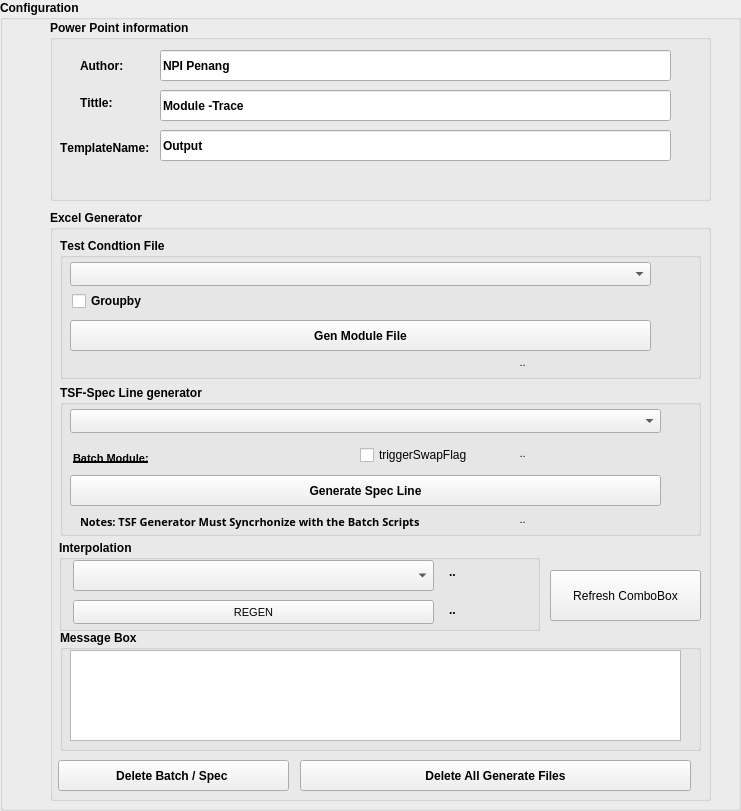
     <widget class="QGroupBox" name="groupBox_6">
      <property name="geometry">
       <rect>
        <x>230</x>
        <y>10</y>
        <width>741</width>
        <height>811</height>
       </rect>
      </property>
      <property name="font">
       <font>
        <bold>true</bold>
        <kerning>true</kerning>
       </font>
      </property>
      <property name="title">
       <string>Configuration</string>
      </property>
      <widget class="QGroupBox" name="groupBox_ExcelGenerator">
       <property name="geometry">
        <rect>
         <x>50</x>
         <y>210</y>
         <width>661</width>
         <height>591</height>
        </rect>
       </property>
       <property name="font">
        <font>
         <bold>true</bold>
         <kerning>true</kerning>
        </font>
       </property>
       <property name="title">
        <string>Excel Generator</string>
       </property>
       <widget class="QGroupBox" name="groupBox">
        <property name="geometry">
         <rect>
          <x>10</x>
          <y>28</y>
          <width>641</width>
          <height>141</height>
         </rect>
        </property>
        <property name="font">
         <font>
          <bold>true</bold>
          <kerning>false</kerning>
         </font>
        </property>
        <property name="title">
         <string>Test Condtion File</string>
        </property>
        <widget class="QComboBox" name="comboBoxTcf">
         <property name="geometry">
          <rect>
           <x>10</x>
           <y>24</y>
           <width>581</width>
           <height>24</height>
          </rect>
         </property>
        </widget>
        <widget class="QPushButton" name="genModuleButton">
         <property name="geometry">
          <rect>
           <x>10</x>
           <y>82</y>
           <width>581</width>
           <height>31</height>
          </rect>
         </property>
         <property name="text">
          <string>Gen Module File</string>
         </property>
        </widget>
        <widget class="QCheckBox" name="TCF_GRPBY_checkBox">
         <property name="geometry">
          <rect>
           <x>12</x>
           <y>53</y>
           <width>78</width>
           <height>20</height>
          </rect>
         </property>
         <property name="text">
          <string>Groupby </string>
         </property>
        </widget>
        <widget class="QLabel" name="TCF_Link">
         <property name="geometry">
          <rect>
           <x>460</x>
           <y>116</y>
           <width>101</width>
           <height>16</height>
          </rect>
         </property>
         <property name="font">
          <font>
           <pointsize>8</pointsize>
           <italic>true</italic>
           <bold>false</bold>
           <kerning>true</kerning>
          </font>
         </property>
         <property name="text">
          <string>..</string>
         </property>
        </widget>
       </widget>
       <widget class="QGroupBox" name="groupBox_2">
        <property name="geometry">
         <rect>
          <x>10</x>
          <y>420</y>
          <width>641</width>
          <height>121</height>
         </rect>
        </property>
        <property name="font">
         <font>
          <bold>true</bold>
          <kerning>true</kerning>
         </font>
        </property>
        <property name="title">
         <string>Message Box</string>
        </property>
        <widget class="QTextEdit" name="MessageBox2text">
         <property name="geometry">
          <rect>
           <x>10</x>
           <y>20</y>
           <width>611</width>
           <height>91</height>
          </rect>
         </property>
        </widget>
       </widget>
       <widget class="QGroupBox" name="groupBox_9">
        <property name="geometry">
         <rect>
          <x>10</x>
          <y>175</y>
          <width>641</width>
          <height>151</height>
         </rect>
        </property>
        <property name="font">
         <font>
          <bold>true</bold>
          <kerning>false</kerning>
         </font>
        </property>
        <property name="title">
         <string>TSF-Spec Line generator</string>
        </property>
        <widget class="QComboBox" name="comboBoxTSF">
         <property name="geometry">
          <rect>
           <x>10</x>
           <y>24</y>
           <width>591</width>
           <height>24</height>
          </rect>
         </property>
        </widget>
        <widget class="QPushButton" name="SpecLineButton">
         <property name="geometry">
          <rect>
           <x>10</x>
           <y>90</y>
           <width>591</width>
           <height>31</height>
          </rect>
         </property>
         <property name="text">
          <string>Generate Spec Line</string>
         </property>
        </widget>
        <widget class="QLabel" name="ModuleBatchLabel">
         <property name="geometry">
          <rect>
           <x>13</x>
           <y>65</y>
           <width>261</width>
           <height>16</height>
          </rect>
         </property>
         <property name="font">
          <font>
           <pointsize>8</pointsize>
           <bold>true</bold>
           <underline>true</underline>
           <kerning>false</kerning>
          </font>
         </property>
         <property name="autoFillBackground">
          <bool>false</bool>
         </property>
         <property name="text">
          <string>Batch Module:</string>
         </property>
        </widget>
        <widget class="QLabel" name="TSFNote_label">
         <property name="geometry">
          <rect>
           <x>20</x>
           <y>126</y>
           <width>361</width>
           <height>21</height>
          </rect>
         </property>
         <property name="font">
          <font>
           <family>Segoe Print</family>
           <pointsize>8</pointsize>
           <bold>true</bold>
           <kerning>true</kerning>
          </font>
         </property>
         <property name="text">
          <string>Notes: TSF Generator Must Syncrhonize with the Batch Scripts</string>
         </property>
        </widget>
        <widget class="QLabel" name="TSF_Link">
         <property name="geometry">
          <rect>
           <x>460</x>
           <y>60</y>
           <width>71</width>
           <height>16</height>
          </rect>
         </property>
         <property name="font">
          <font>
           <pointsize>8</pointsize>
           <italic>true</italic>
           <bold>false</bold>
           <kerning>true</kerning>
          </font>
         </property>
         <property name="text">
          <string>..</string>
         </property>
        </widget>
        <widget class="QLabel" name="Spec_Link">
         <property name="geometry">
          <rect>
           <x>460</x>
           <y>126</y>
           <width>71</width>
           <height>16</height>
          </rect>
         </property>
         <property name="font">
          <font>
           <pointsize>8</pointsize>
           <italic>true</italic>
           <bold>false</bold>
           <kerning>true</kerning>
          </font>
         </property>
         <property name="text">
          <string>..</string>
         </property>
        </widget>
        <widget class="QCheckBox" name="triggerSwapFlagcheckBox">
         <property name="geometry">
          <rect>
           <x>300</x>
           <y>60</y>
           <width>111</width>
           <height>20</height>
          </rect>
         </property>
         <property name="font">
          <font>
           <bold>false</bold>
           <kerning>false</kerning>
          </font>
         </property>
         <property name="text">
          <string>triggerSwapFlag</string>
         </property>
        </widget>
       </widget>
       <widget class="QPushButton" name="RefreshButton">
        <property name="geometry">
         <rect>
          <x>500</x>
          <y>360</y>
          <width>151</width>
          <height>51</height>
         </rect>
        </property>
        <property name="font">
         <font>
          <pointsize>9</pointsize>
          <bold>false</bold>
          <kerning>true</kerning>
         </font>
        </property>
        <property name="text">
         <string>Refresh ComboBox</string>
        </property>
       </widget>
       <widget class="QPushButton" name="deleteAllButton">
        <property name="geometry">
         <rect>
          <x>250</x>
          <y>550</y>
          <width>391</width>
          <height>31</height>
         </rect>
        </property>
        <property name="font">
         <font>
          <bold>true</bold>
          <kerning>true</kerning>
         </font>
        </property>
        <property name="text">
         <string>Delete All Generate Files</string>
        </property>
        <property name="icon">
         <iconset theme="QIcon::ThemeIcon::EditDelete"/>
        </property>
       </widget>
       <widget class="QPushButton" name="deletePartButton">
        <property name="geometry">
         <rect>
          <x>8</x>
          <y>550</y>
          <width>231</width>
          <height>31</height>
         </rect>
        </property>
        <property name="font">
         <font>
          <bold>true</bold>
          <kerning>true</kerning>
         </font>
        </property>
        <property name="text">
         <string>Delete Batch / Spec </string>
        </property>
        <property name="icon">
         <iconset theme="QIcon::ThemeIcon::ListRemove"/>
        </property>
       </widget>
       <widget class="QGroupBox" name="Interpolation_groupBox">
        <property name="geometry">
         <rect>
          <x>9</x>
          <y>330</y>
          <width>481</width>
          <height>91</height>
         </rect>
        </property>
        <property name="font">
         <font>
          <bold>true</bold>
          <kerning>true</kerning>
         </font>
        </property>
        <property name="title">
         <string>Interpolation</string>
        </property>
        <widget class="QComboBox" name="RegenFiles_comboBox">
         <property name="geometry">
          <rect>
           <x>14</x>
           <y>20</y>
           <width>361</width>
           <height>31</height>
          </rect>
         </property>
         <property name="font">
          <font>
           <pointsize>9</pointsize>
           <bold>false</bold>
           <kerning>true</kerning>
          </font>
         </property>
        </widget>
        <widget class="QPushButton" name="Regen_Button">
         <property name="geometry">
          <rect>
           <x>14</x>
           <y>60</y>
           <width>361</width>
           <height>24</height>
          </rect>
         </property>
         <property name="font">
          <font>
           <pointsize>8</pointsize>
           <bold>false</bold>
           <kerning>true</kerning>
          </font>
         </property>
         <property name="text">
          <string>REGEN</string>
         </property>
        </widget>
        <widget class="QLabel" name="RegenPath_label">
         <property name="geometry">
          <rect>
           <x>390</x>
           <y>24</y>
           <width>81</width>
           <height>16</height>
          </rect>
         </property>
         <property name="text">
          <string>..</string>
         </property>
        </widget>
        <widget class="QLabel" name="Regenoutput_label">
         <property name="geometry">
          <rect>
           <x>390</x>
           <y>62</y>
           <width>81</width>
           <height>16</height>
          </rect>
         </property>
         <property name="text">
          <string>..</string>
         </property>
        </widget>
       </widget>
      </widget>
      <widget class="QGroupBox" name="groupBox_ScriptGenerator">
       <property name="geometry">
        <rect>
         <x>50</x>
         <y>20</y>
         <width>661</width>
         <height>181</height>
        </rect>
       </property>
       <property name="font">
        <font>
         <bold>true</bold>
         <kerning>true</kerning>
        </font>
       </property>
       <property name="title">
        <string>Power Point information</string>
       </property>
       <widget class="QLineEdit" name="AuthorlineEdit">
        <property name="geometry">
         <rect>
          <x>110</x>
          <y>30</y>
          <width>511</width>
          <height>31</height>
         </rect>
        </property>
        <property name="text">
         <string>NPI Penang</string>
        </property>
       </widget>
       <widget class="QLineEdit" name="TitlelineEdit">
        <property name="geometry">
         <rect>
          <x>110</x>
          <y>70</y>
          <width>511</width>
          <height>31</height>
         </rect>
        </property>
        <property name="text">
         <string>Module -Trace</string>
        </property>
       </widget>
       <widget class="QLabel" name="label_18">
        <property name="geometry">
         <rect>
          <x>30</x>
          <y>35</y>
          <width>71</width>
          <height>21</height>
         </rect>
        </property>
        <property name="font">
         <font>
          <bold>true</bold>
          <kerning>false</kerning>
         </font>
        </property>
        <property name="text">
         <string>Author:</string>
        </property>
       </widget>
       <widget class="QLabel" name="label_19">
        <property name="geometry">
         <rect>
          <x>30</x>
          <y>75</y>
          <width>71</width>
          <height>16</height>
         </rect>
        </property>
        <property name="font">
         <font>
          <bold>true</bold>
          <kerning>false</kerning>
         </font>
        </property>
        <property name="text">
         <string>Tittle:</string>
        </property>
       </widget>
       <widget class="QLabel" name="label_20">
        <property name="geometry">
         <rect>
          <x>10</x>
          <y>118</y>
          <width>91</width>
          <height>20</height>
         </rect>
        </property>
        <property name="font">
         <font>
          <bold>true</bold>
          <kerning>false</kerning>
         </font>
        </property>
        <property name="text">
         <string>TemplateName:</string>
        </property>
       </widget>
       <widget class="QLineEdit" name="NameineEdit">
        <property name="geometry">
         <rect>
          <x>110</x>
          <y>110</y>
          <width>511</width>
          <height>31</height>
         </rect>
        </property>
        <property name="text">
         <string>Output</string>
        </property>
       </widget>
      </widget>
     </widget>
